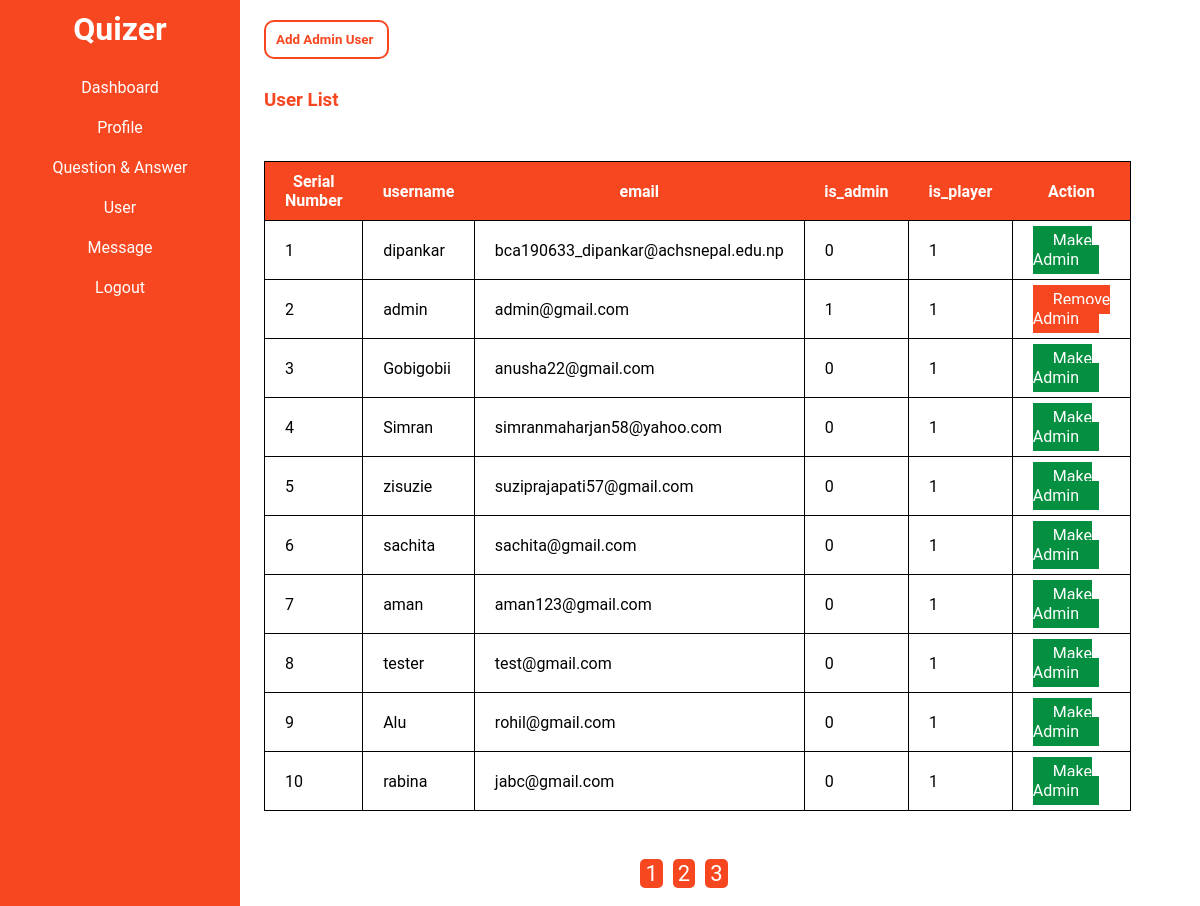
Screenshot of /app/admin/user.php (signed in) with the database file from the repository.
### tables this page shows
CREATE TABLE `users` (
  `user_id` int NOT NULL AUTO_INCREMENT,
  `username` varchar(100) NOT NULL,
  `email` varchar(150) DEFAULT NULL,
  `password` varchar(255) DEFAULT NULL,
  `is_admin` tinyint(1) NOT NULL DEFAULT '0',
  `is_player` tinyint(1) NOT NULL DEFAULT '1',
  PRIMARY KEY (`user_id`),
  UNIQUE KEY `username` (`username`),
  UNIQUE KEY `email` (`email`)
);

### app/admin/user.php (the view, shortened to what this page needs)
<?php
require '../component/user_fetch.php';
?>
<!DOCTYPE html>
<html lang="en">
<head>
    <link rel="stylesheet" href="../css/admin.css">
</head>
<body>
    <div class="main_container">
        <?php include 'admin_nav.php' ?>
        <div class="container">
            <input type="button" onclick="window.location.href='addUser.php'" value="Add Admin User " class="btn">
            <?php
            if (!isset($_GET['page'])) {
                $page = 1;
            } else {
                $page = $_GET['page'];
            }
            $results_per_page = 10;
            $page_first_result = ($page - 1) * $results_per_page;
            $i = $page_first_result + 1;
            $q_user = "SELECT * FROM users order by user_id desc";
            $result = mysqli_query($conn, $q_user);
            if (mysqli_num_rows($result) > 0) {
                $number_of_result = mysqli_num_rows($result);
                $number_of_page = ceil($number_of_result / $results_per_page);
                if ($page > $number_of_page) {
                    redirectAlertMessage("Invalid Page number !", "users.php");
                } else {
                    $q_paginated_fetch = "SELECT * FROM users order by user_id desc LIMIT " . $page_first_result . ',' . $results_per_page;
                    $result = mysqli_query($conn, $q_paginated_fetch);
            ?>
                    <h3 class="header">User List</h2>
                        <table>
                            <tr>
                                <th>Serial Number</th>
                                <th>username</th>
                                <th>email</th>
                                <th>is_admin</th>
                                <th>is_player</th>
                                <th>Action</th>
                            </tr>
                            <?php
                            while ($user = mysqli_fetch_assoc($result)) {
                            ?>
                                <tr>
                                    <td><?php echo $i; ?></td>
                                    <td><?= $user['username']; ?></td>
                                    <td><?= $user['email']; ?></td>
                                    <td><?= $user['is_admin']; ?></td>
                                    <td><?= $user['is_player']; ?></td>
                                    <td>
                                    <?php
                                    if($user['is_admin']){
                                ?>
                                    <a class="delete_btn" href="updateAdminStatus.php/?id=<?= $user['user_id'] ?> " onclick="return confirm('Are you sure u want to remove admin ?')">Remove Admin</a>
                                <?php
                                    }else{
                                        ?>
                                        <a class="enable_btn" href="updateAdminStatus.php/?id=<?= $user['user_id'] ?>" onclick="return confirm('Are you sure u want to make user admin ?');">Make Admin</a>
                                        <?php
                                    }
                                ?>
                                    </td>
                                </tr>
                            <?php
                                $i++;
                            }
                            ?>
                        </table>
                <?php
                }
            }
                ?>
                <div class="pagination_btn_row">
                    <?php
                    if ($number_of_result > $results_per_page) {
                        for ($page = 1; $page <= $number_of_page; $page++) {
                            echo "<a class='pagination_btn' href = 'user.php?page=$page'>$page</a>";
                        }
                    } ?>
                </div>
        </div>
</body>
</html>

### app/admin/admin_nav.php
<div class="admin_nav">
    <h1>Quizer</h1>
    <ul class="admin_nav_menu">
    <a href="dashboard.php" class="admin_nav_link"><li class="admin_nav_item">Dashboard</li></a>
    <a href="profile.php" class="admin_nav_link"><li class="admin_nav_item">Profile</li></a>
        <a href="qnans.php" class="admin_nav_link"><li class="admin_nav_item">Question & Answer</li></a>
        <a href="user.php" class="admin_nav_link"><li class="admin_nav_item">User</li></a>
        <a href="message.php" class="admin_nav_link"><li class="admin_nav_item">Message</li></a>
        <a href="logout.php" class="admin_nav_link"><li class="admin_nav_item bottom_item">Logout</li></a>
    </ul>
</div>

### app/css/admin.css (style rules this page uses)
* { padding: 0px; margin: 0px; font-family: 'Roboto', sans-serif; }
.main_container { display: flex; width: 100%; position: relative; }
.admin_nav { position: fixed; background-color: #f74720; width: 20%; height: 100%; text-align: center; }
.admin_nav h1 { margin: 10px auto ; }
.container { margin-left: 22%; margin-right: 15px; width: 70%; text-align: justify; }
.admin_nav h1 { color: white; }
.admin_nav_menu { margin: 20px auto; list-style: none; }
.admin_nav_item { line-height: 30px; width: 100%; padding: 5px 0px; }
.admin_nav_link { color: white; text-decoration: none; }
.header { margin: 10px auto; color: #f74720; }
table, tr, th, td { border: 1px solid black; border-collapse: collapse; }
th, td { padding: 10px 20px; }
th { background-color: #f74720; color: white; border: none; text-align: center; }
table { margin: 50px 0px; }
.btn { margin: 20px 0px; border: 2px solid #f74720; background-color: white; padding: 10px ; border-radius: 10px; text-align: center; color: #f74720; font-weight: bold; text-decoration: none; }
.delete_btn { background-color: #f74720; color: white; padding: 5px 20px; text-decoration: none; }
.enable_btn { background-color: #049040; color: white; padding: 5px 20px; text-decoration: none; }
.pagination_btn { padding: 2px 5px; background-color: #f74720; color: white; font-size: 22px; margin: 30px 5px; border-radius: 5px; text-decoration: none; }
.pagination_btn_row { margin: 20px 0px; text-align: center; }

### rows the page displays
users: username "dipankar", email "bca190633_dipankar@achsnepal.edu.np", is_admin "0", is_player "1"
users: username "admin", email "admin@gmail.com", is_admin "1", is_player "1"
users: username "Gobigobii", email "anusha22@gmail.com", is_admin "0", is_player "1"
users: username "Simran", email "simranmaharjan58@yahoo.com", is_admin "0", is_player "1"
users: username "zisuzie", email "suziprajapati57@gmail.com", is_admin "0", is_player "1"
users: username "sachita", email "sachita@gmail.com", is_admin "0", is_player "1"
users: username "aman", email "aman123@gmail.com", is_admin "0", is_player "1"
users: username "tester", email "test@gmail.com", is_admin "0", is_player "1"
users: username "Alu", email "rohil@gmail.com", is_admin "0", is_player "1"
users: username "rabina", email "jabc@gmail.com", is_admin "0", is_player "1"
